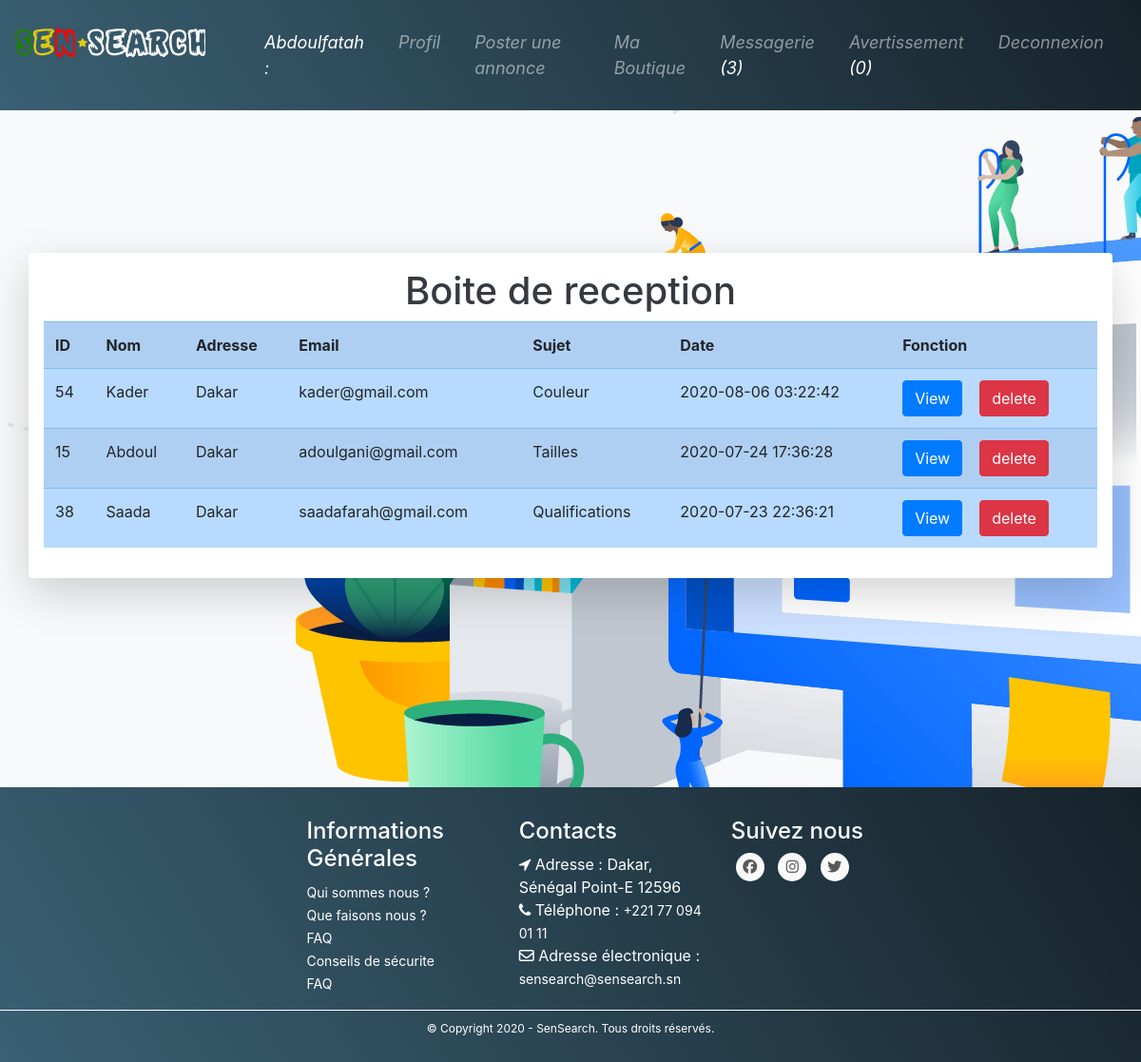
Page /users/message.php (signed in) on the committed database.
### tables this page shows
CREATE TABLE `message_client` (
  `id` int(11) NOT NULL,
  `id_annonce` int(11) NOT NULL,
  `nom` varchar(255) NOT NULL,
  `adresse` varchar(255) NOT NULL,
  `email` varchar(255) NOT NULL,
  `sujet` varchar(255) NOT NULL,
  `message` text NOT NULL,
  `nom_boutique` varchar(255) NOT NULL,
  `date` timestamp NOT NULL DEFAULT current_timestamp() ON UPDATE current_timestamp()
);

### users/message.php (the view, shortened to what this page needs)
<?php require 'head_user.php'; ?>
<?php require '../connexionDB.php'; ?>
<?php
$sql = $bdd->prepare("SELECT * FROM message_client WHERE nom_boutique = ? ORDER BY id DESC" );
$sql->execute(array($_SESSION['nom_boutique']));
 ?>
<div class="container bg-light shadow-lg p-3 mb-5 bg-white rounded text-dark">
	<h1 align="center" class="text-dark">Boite de reception</h1>
	<div class="row">
		<div class="col-md-12">
			<table class="table table-striped  table-primary">
					<th>ID</th>
					<th>Nom</th>
					<th>Adresse</th>
					<th>Email</th>
					<th>Sujet</th>
					<th>Date</th>
					<th>Fonction</th>
		<?php while ($data = $sql->fetch()) {
				echo "<tr>";
					echo "<td>" .$data['id_annonce']. "</td>";
					echo "<td>" .$data['nom']. "</td>";
					echo "<td>" .$data['adresse']. "</td>";
					echo "<td>" .$data['email']. "</td>";
					echo "<td>" .$data['sujet']."</td>";
					echo "<td>" .$data['date']. "</td>";
					echo "<td>";
					echo "<a class='btn btn-primary' href='view_message.php?id=" .$data['id'] ."'>View</a>";
					echo "<a class='btn btn-danger' href='delete_message.php?id=" .$data['id'] ."'>delete</a>";
					echo "</td>";
		}
		  ?>
			</table>
		</div>
	</div>
</div>
<?php require '../home/footer.php'; ?>

### home/footer.php (style rules this page uses)
body { background-color: #f8f9fa; background-image: url(../images/Homepage.png); background-repeat: no-repeat; width: auto; }

### users/message.php (style rules this page uses)
.btn-primary { margin-right: 18px; }
table { border-radius: 1px; }

### rows in the picture
message_client: id_annonce "54", nom "Kader", adresse "Dakar", email "kader@gmail.com", sujet "Couleur", date "2020-08-06 03:22:42"
message_client: id_annonce "15", nom "Abdoul", adresse "Dakar", email "adoulgani@gmail.com", sujet "Tailles", date "2020-07-24 17:36:28"
message_client: id_annonce "38", nom "Saada", adresse "Dakar", email "saadafarah@gmail.com", sujet "Qualifications", date "2020-07-23 22:36:21"

### other values in the picture
$_SESSION['nom'] "Abdoulfatah"
$count['messages'] "3"
$alert['nb'] "0"
